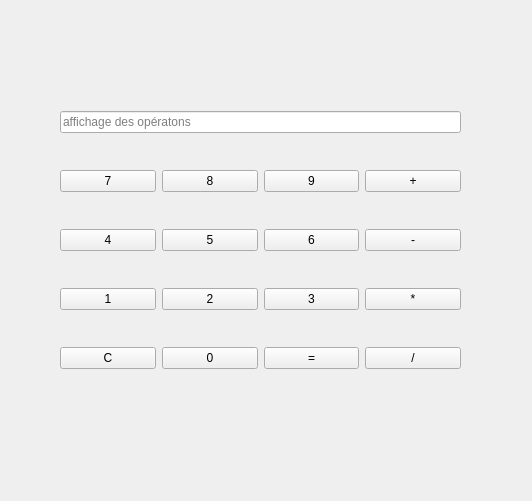
<?xml version="1.0" encoding="UTF-8"?>
<ui version="4.0">
 <class>Calculatrice</class>
 <widget class="QWidget" name="Calculatrice">
  <property name="geometry">
   <rect>
    <x>0</x>
    <y>0</y>
    <width>532</width>
    <height>501</height>
   </rect>
  </property>
  <property name="windowTitle">
   <string>Calculatrice</string>
  </property>
  <widget class="QWidget" name="">
   <property name="geometry">
    <rect>
     <x>60</x>
     <y>80</y>
     <width>401</width>
     <height>321</height>
    </rect>
   </property>
   <layout class="QGridLayout" name="gridLayout">
    <item row="0" column="0" colspan="4">
     <widget class="QLineEdit" name="lineEditAfficheur">
      <property name="layoutDirection">
       <enum>Qt::LeftToRight</enum>
      </property>
      <property name="text">
       <string/>
      </property>
      <property name="placeholderText">
       <string>affichage des opératons</string>
      </property>
     </widget>
    </item>
    <item row="1" column="0">
     <widget class="QPushButton" name="pushButton7">
      <property name="text">
       <string>7</string>
      </property>
     </widget>
    </item>
    <item row="1" column="1">
     <widget class="QPushButton" name="pushButton8">
      <property name="text">
       <string>8</string>
      </property>
     </widget>
    </item>
    <item row="1" column="2">
     <widget class="QPushButton" name="pushButton9">
      <property name="text">
       <string>9</string>
      </property>
     </widget>
    </item>
    <item row="1" column="3">
     <widget class="QPushButton" name="pushButtonPlus">
      <property name="text">
       <string>+</string>
      </property>
     </widget>
    </item>
    <item row="2" column="0">
     <widget class="QPushButton" name="pushButton4">
      <property name="text">
       <string>4</string>
      </property>
     </widget>
    </item>
    <item row="2" column="1">
     <widget class="QPushButton" name="pushButton5">
      <property name="text">
       <string>5</string>
      </property>
     </widget>
    </item>
    <item row="2" column="2">
     <widget class="QPushButton" name="pushButton6">
      <property name="text">
       <string>6</string>
      </property>
     </widget>
    </item>
    <item row="2" column="3">
     <widget class="QPushButton" name="pushButtonMoins">
      <property name="text">
       <string>-</string>
      </property>
     </widget>
    </item>
    <item row="3" column="0">
     <widget class="QPushButton" name="pushButton1">
      <property name="text">
       <string>1</string>
      </property>
     </widget>
    </item>
    <item row="3" column="1">
     <widget class="QPushButton" name="pushButton2">
      <property name="text">
       <string>2</string>
      </property>
     </widget>
    </item>
    <item row="3" column="2">
     <widget class="QPushButton" name="pushButton3">
      <property name="text">
       <string>3</string>
      </property>
     </widget>
    </item>
    <item row="3" column="3">
     <widget class="QPushButton" name="pushButtonMultiplier">
      <property name="text">
       <string>*</string>
      </property>
     </widget>
    </item>
    <item row="4" column="0">
     <widget class="QPushButton" name="pushButtonClear">
      <property name="text">
       <string>C</string>
      </property>
     </widget>
    </item>
    <item row="4" column="1">
     <widget class="QPushButton" name="pushButton0">
      <property name="text">
       <string>0</string>
      </property>
     </widget>
    </item>
    <item row="4" column="2">
     <widget class="QPushButton" name="pushButtonEgal">
      <property name="text">
       <string>=</string>
      </property>
     </widget>
    </item>
    <item row="4" column="3">
     <widget class="QPushButton" name="pushButtonDiviser">
      <property name="text">
       <string>/</string>
      </property>
     </widget>
    </item>
   </layout>
  </widget>
 </widget>
 <resources/>
 <connections/>
</ui>
